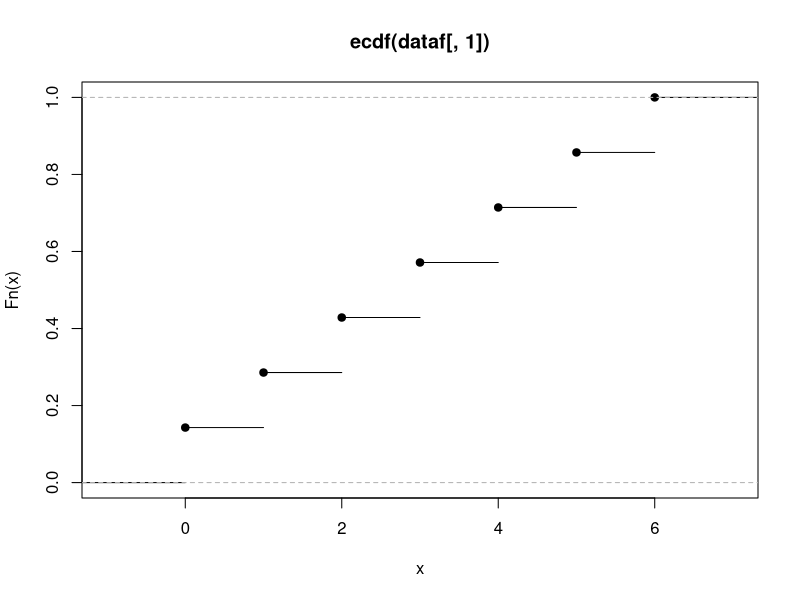

This figure's R source:
#Compute the cumulative-distribution function for the ottis-media random variable in Table 4.3 and 
#display it graphically

#reading the data set and putting it in var data
data = read.csv("Table4_3.csv")

#Putting our values in a dataframe
dataf = data.frame(data)

#plotting the cumulative-distribution function
plot(ecdf(dataf[,1]))